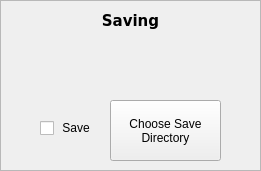
   <widget class="QFrame" name="frame_4">
    <property name="geometry">
     <rect>
      <x>250</x>
      <y>300</y>
      <width>261</width>
      <height>171</height>
     </rect>
    </property>
    <property name="frameShape">
     <enum>QFrame::StyledPanel</enum>
    </property>
    <property name="frameShadow">
     <enum>QFrame::Sunken</enum>
    </property>
    <widget class="QCheckBox" name="save_check">
     <property name="geometry">
      <rect>
       <x>40</x>
       <y>120</y>
       <width>51</width>
       <height>16</height>
      </rect>
     </property>
     <property name="toolTip">
      <string>Tick to enable saving</string>
     </property>
     <property name="autoFillBackground">
      <bool>false</bool>
     </property>
     <property name="text">
      <string> Save</string>
     </property>
     <property name="iconSize">
      <size>
       <width>32</width>
       <height>32</height>
      </size>
     </property>
    </widget>
    <widget class="QLabel" name="label_12">
     <property name="geometry">
      <rect>
       <x>0</x>
       <y>0</y>
       <width>261</width>
       <height>41</height>
      </rect>
     </property>
     <property name="font">
      <font>
       <family>Verdana</family>
       <pointsize>11</pointsize>
       <weight>75</weight>
       <bold>true</bold>
      </font>
     </property>
     <property name="text">
      <string>Saving</string>
     </property>
     <property name="alignment">
      <set>Qt::AlignCenter</set>
     </property>
    </widget>
    <widget class="QPushButton" name="directory_button">
     <property name="geometry">
      <rect>
       <x>110</x>
       <y>100</y>
       <width>111</width>
       <height>61</height>
      </rect>
     </property>
     <property name="toolTip">
      <string/>
     </property>
     <property name="text">
      <string>Choose Save 
Directory</string>
     </property>
    </widget>
    <zorder>save_check</zorder>
    <zorder>label_12</zorder>
    <zorder>frame_8</zorder>
    <zorder>directory_button</zorder>
    <zorder>frame_3</zorder>
    <zorder>frame_3</zorder>
    <zorder>frame_5</zorder>
   </widget>
